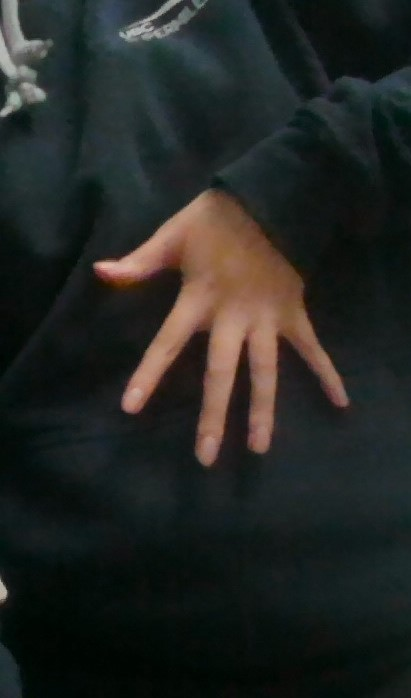
#> input picture images/hand2.jpg, 411 x 698 px
$ python test_cv.py
#> lines starting #> are read from the running program, lines starting #| are printed output that depends on the picture; after the words box and inside, x2 and y2 are one past the last pixel; in counts of white or black regions, pixels touching at a corner belong together
import cv2
import numpy as np

"""For random image testing and stuff"""

img = cv2.imread('images/hand2.jpg')
#> img is the input picture: shape (698, 411, 3); mean B, G, R 35.1, 37.9, 35
img_gray = cv2.cvtColor(img,cv2.COLOR_BGR2GRAY)
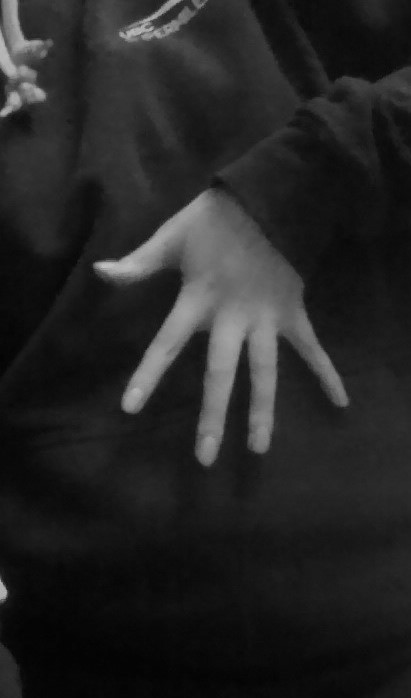
#> img_gray: shape (698, 411); min 2, max 199, mean 36.7
cv2.imshow('img_gray',img_gray)

ret, thresh = cv2.threshold(img_gray, 127, 255,0)
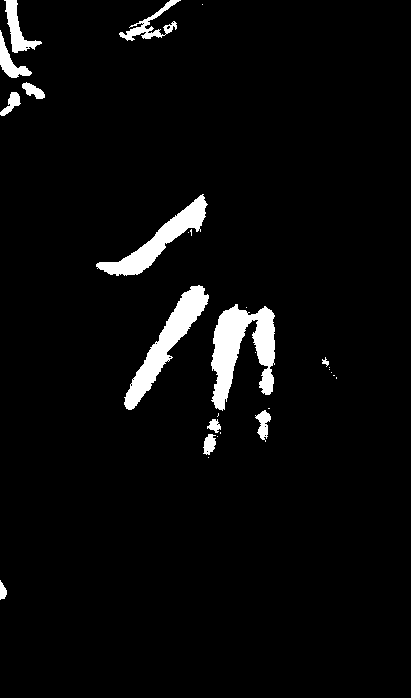
#> thresh: shape (698, 411); 4.1% white; 28 white regions (15 under 20 px)
contours,hierarchy = cv2.findContours(thresh,2,1)
#> contours = 41 contours, 28 with area under 20; largest, box (x1, y1, x2, y2) and area: (211, 304, 275, 411) 3376, (124, 285, 209, 410) 2616, (96, 194, 208, 276) 2158, (4, 0, 42, 53) 631, (119, 0, 181, 41) 516
cnt = contours[0]
#> cnt = contour of 41 points, box (x1, y1, x2, y2) (0, 580, 7, 600), area 72
print(cnt)
#> (printed output is left out)
hull = cv2.convexHull(cnt,returnPoints = False)
#> hull = [38, 33, 31, 27, 23, 19, 0]
print(hull)
#| [[38]
#|  [33]
#|  [31]
#|  [27]
#|  [23]
#|  [19]
#|  [ 0]]
defects = cv2.convexityDefects(cnt,hull)
#> defects = [[38, 0, 40, 142], [19, 23, 20, 186], [23, 27, 24, 114], [31, 33, 32, 114], [33, 38, 35, 176]]

for i in range(defects.shape[0]):
    s,e,f,d = defects[i,0]
    start = tuple(cnt[s][0])
    end = tuple(cnt[e][0])
    far = tuple(cnt[f][0])
    cv2.line(img,start,end,[0,255,0],2)
    cv2.circle(img,far,5,[0,0,255],-1)
#> this loop made 5 passes
#> (s, e, f, d, start, end, far) on passes 1 to 5: (38, 0, 40, 142, (2, 583), (0, 580), (0, 581)), (19, 23, 20, 186, (0, 599), (4, 598), (1, 598)), (23, 27, 24, 114, (4, 598), (6, 594), (4, 597)), (31, 33, 32, 114, (6, 590), (5, 588), (5, 589)), (33, 38, 35, 176, (5, 588), (2, 583), (3, 586))
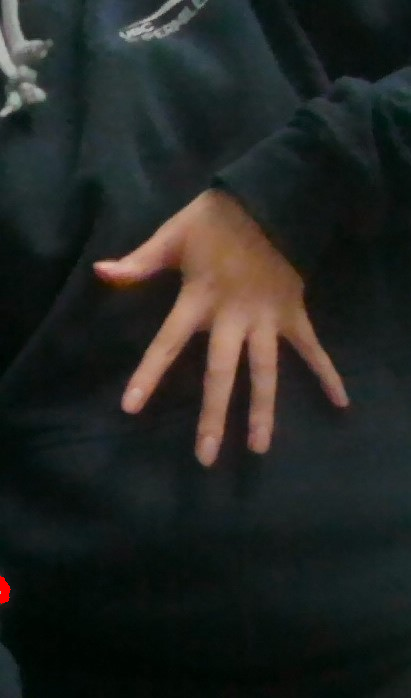
#> img: shape (698, 411, 3); 0.07% of pixels changed, all inside (x1, y1, x2, y2) = (0, 576, 11, 604)

cv2.imshow('img',img)
cv2.waitKey(0)
cv2.destroyAllWindows()
